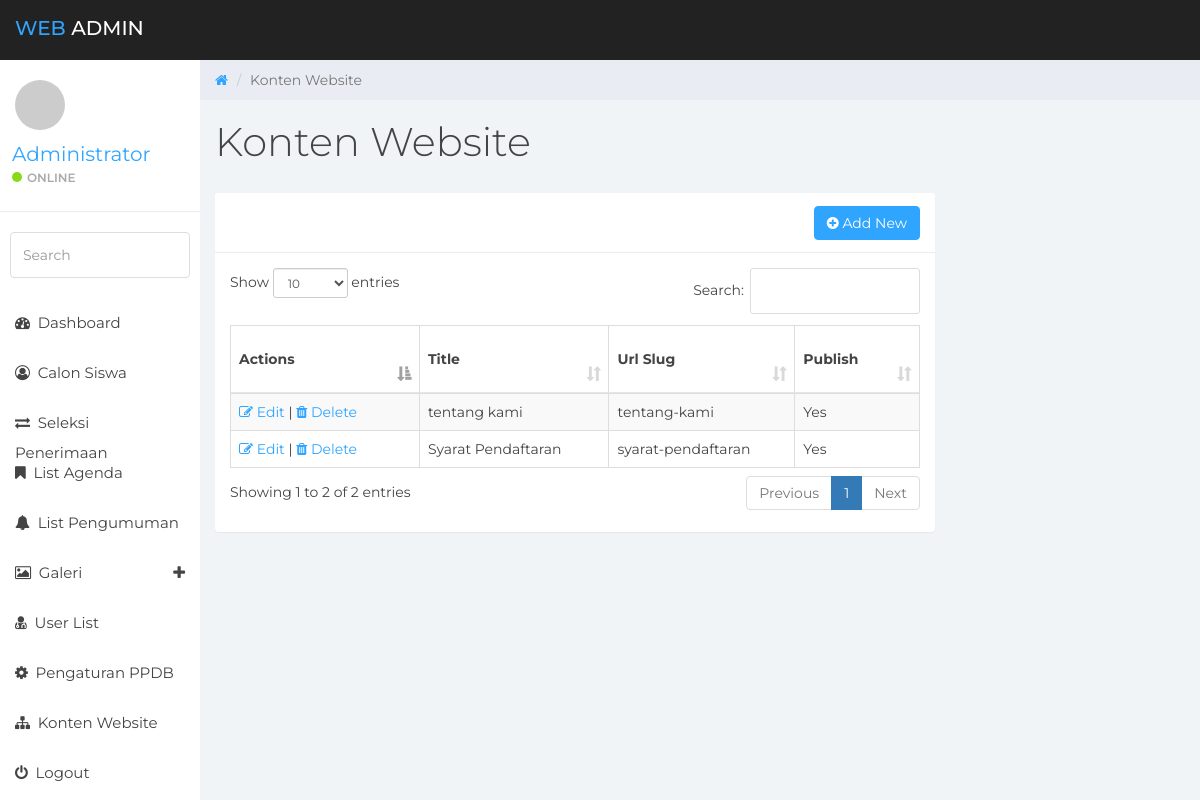
/sysadmin/?page=list-pages (signed in), run on the app's committed database.
### tables this page shows
CREATE TABLE `site_pages` (
  `pg_id` int(11) NOT NULL,
  `pg_title` varchar(100) NOT NULL,
  `pg_slug` varchar(250) NOT NULL,
  `pg_content` text NOT NULL,
  `pg_publish` enum('Y','N') NOT NULL
);

### includes/constants.php (called while the page is built, shortened)
<?php
$baseurl = "http://".$_SERVER['HTTP_HOST'].str_replace(basename($_SERVER['SCRIPT_NAME']),"",$_SERVER['SCRIPT_NAME']);
?>

### includes/class.db.php (called while the page is built, shortened)
<?php
class DB
{
    private $link = null;
    static $inst = null;
    public function __construct()
    {
        try {
            $this->link = new mysqli( DB_HOST, DB_USER, DB_PASS, DB_NAME );
            $this->link->set_charset( "utf8" );
        } catch ( Exception $e ) {
            die( 'Unable to connect to database' );
        }
    }
    public function get_results( $query, $object = false )
    {
        $results = $this->link->query( $query );
        if( $this->link->error )
        {
            $this->log_db_errors( $this->link->error, $query );
            return false;
        }
        else
        {
            $row = array();
            while( $r = ( !$object ) ? $results->fetch_assoc() : $results->fetch_object() )
            {
                $row[] = $r;
            }
            return $row;
        }
    }
    static function getInstance()
    {
        if( self::$inst == null )
        {
            self::$inst = new DB();
        }
        return self::$inst;
    }
}

### sysadmin/modules/pages/v_list.php (the view, shortened to what this page needs)
<?php
$pagetitle = "Konten Website";
$act = "modules/pages/do_task.php";
$getpage = "list-pages";
$getact = htmlspecialchars($_GET["act"], ENT_QUOTES, 'UTF-8');
?>
<div class="row">
    <ol class="breadcrumb">
        <li><a href="<?php echo $baseurl;?>">
            <em class="fa fa-home"></em>
        </a></li>
        <li class="active"><?php echo $pagetitle;?></li>
    </ol>
</div>
<div class="row">
    <div class="col-lg-12">
        <h1 class="page-header"><?php echo $pagetitle;?></h1>
    </div>
</div>
<?php
switch($getact){
    default:
?>
<div class="row">
    <div class="col-lg-9">
        <div class="panel panel-default">
            <div class="panel-heading">
                <span class="pull-right"><button class="btn btn-primary" onclick="location.href='?page=<?php echo $getpage; ?>&act=add';"><i class="fa fa-plus-circle"></i> Add New</button> </span>
            </div>
            <div class="panel-body">
                <table id="example" class="table table-striped table-bordered" style="width:100%">
                    <thead>
                        <tr>
                            <th>Actions</th>
                            <th>Title</th>
                            <th>Url Slug</th>
                            <th>Publish</th>
                        </tr>
                    </thead>
                    <tbody>
                        <?php
                            $query = "SELECT * FROM site_pages";
                            $results = $database->get_results( $query );
                            foreach( $results as $row )
                            {
                                $publish = $row[pg_publish] == "Y" ? "Yes" : "No";
                                echo "<tr>";
                                    echo "<td>
                                            <a href='?page=$getpage&act=edit&key=$row[pg_id]'><i class='fa fa-edit'></i> Edit</a> |
                                            <a href='$act?page=$getpage&act=delete&key=$row[pg_id]'><i class='fa fa-trash'></i> Delete</a>
                                        </td>";
                                    echo "<td>$row[pg_title]</td>";
                                    echo "<td>$row[pg_slug]</td>";
                                    echo "<td>$publish</td>";
                                echo "</tr>";
                            }
                        ?>
                    </tbody>
                </table>
            </div>
        </div>
    </div>
</div>
<?php
break;
?>
<?php
}
?>

### sysadmin/assets/css/styles.css (style rules this page uses)
body { background: #f1f4f7; padding-top: 60px; font-size: 14px; color: #444444; font-family: "Montserrat", "Helvetica Neue", Helvetica, Arial, sans-serif; }
a, a:hover, a:focus { color: #30a5ff; }
h1, h2, h3, h4, h5, h6 { color: #444444; }
h1 { font-weight: 300; font-size: 40px; }
.btn-primary, .btn-primary:hover, .btn-primary:focus, .btn-primary:active, .btn-primary.active, .open > .dropdown-toggle.btn-primary, .btn-primary.disabled, .btn-primary[disabled], fieldset[disabled] .btn-primary, .btn-primary.disabled:hover, .btn-primary[disabled]:hover, fieldset[disabled] .btn-primary:hover, .btn-primary.disabled:focus, .btn-primary[disabled]:focus, fieldset[disabled] .btn-primary:focus, .btn-primary.disabled:active, .btn-primary[disabled]:active, fieldset[disabled] .btn-primary:active, .btn-primary.disabled.active, .btn-primary[disabled].active, fieldset[disabled] .btn-primary.active { background-color: #30a5ff; border-color: #30a5ff; }
.panel { border: 0; }
.panel-heading { font-size: 20px; font-weight: 300; letter-spacing: 0.025em; height: 60px; line-height: 38px; }
.panel-default .panel-heading { background: #fff; border-bottom: 1px solid #e9ecf2; color: #444444; }
.panel-heading span { margin: 0px; font-size: 14px; }
.breadcrumb { border-radius: 0; padding: 10px 15px 10px 15px; background: #e9ecf2; margin: 0; }
h1.page-header { margin-top: 20px; border-bottom: 0; }
.table { background: #fff; }
.table > thead > tr > th { border-bottom: 1px solid #e6e7e8; vertical-align: middle; height: 50px; }

### data on the page
site_pages: pg_title "tentang kami", pg_slug "tentang-kami", pg_publish "Yes"
site_pages: pg_title "Syarat Pendaftaran", pg_slug "syarat-pendaftaran", pg_publish "Yes"

### other printed values
$_SESSION['vName'] "Administrator"
$pagetitle "Konten Website"
